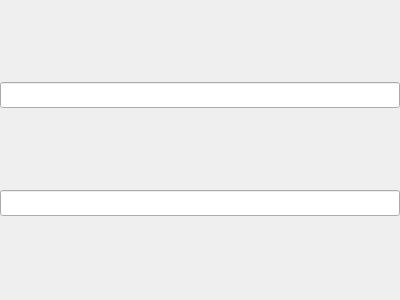
<?xml version="1.0" encoding="UTF-8"?>
<ui version="4.0">
 <class>UpdateEntry</class>
 <widget class="QFrame" name="UpdateEntry">
  <property name="geometry">
   <rect>
    <x>0</x>
    <y>0</y>
    <width>400</width>
    <height>300</height>
   </rect>
  </property>
  <property name="windowTitle">
   <string>Frame</string>
  </property>
  <property name="frameShape">
   <enum>QFrame::NoFrame</enum>
  </property>
  <property name="lineWidth">
   <number>0</number>
  </property>
  <layout class="QVBoxLayout" name="verticalLayout_2">
   <property name="spacing">
    <number>0</number>
   </property>
   <property name="leftMargin">
    <number>0</number>
   </property>
   <property name="topMargin">
    <number>0</number>
   </property>
   <property name="rightMargin">
    <number>0</number>
   </property>
   <property name="bottomMargin">
    <number>0</number>
   </property>
   <item>
    <widget class="QLineEdit" name="nameLineEdit">
     <property name="font">
      <font>
       <family>Consolas</family>
       <pointsize>11</pointsize>
      </font>
     </property>
    </widget>
   </item>
   <item>
    <widget class="QLineEdit" name="chapterLineEdit">
     <property name="font">
      <font>
       <family>Consolas</family>
       <pointsize>11</pointsize>
      </font>
     </property>
    </widget>
   </item>
  </layout>
 </widget>
 <resources/>
 <connections/>
</ui>
